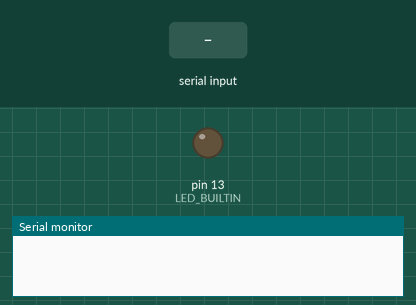
Simulated run of this sketch. Board: Arduino Uno, built with avr-gcc and run on an emulated ATmega328P. On the bench: output pins drawn as LEDs (lit = HIGH), the last lines printed to the serial monitor. The inputs (shaded band) are chosen by the test bench.

Above: at 1.2 s.
1.3 s: "FLASH 150\n" received over Serial
At 2.5 s:
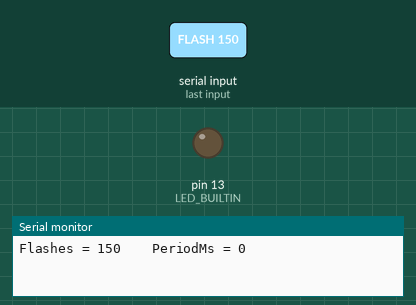
2.8 s: "LED ON\n" received over Serial
At 3.2 s:
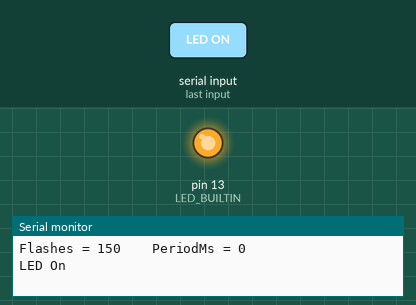
4.3 s: "FLASH 1\n" received over Serial
At 5.6 s:
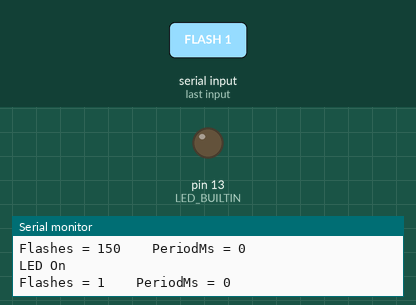
Timing chart, 0 to 7.3 s (numbered marks = the images above; inputs shaded):
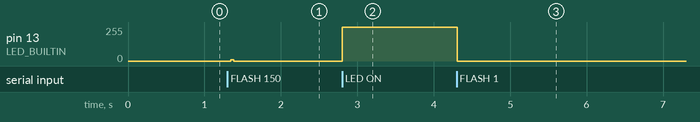

The sketch:

ME345_Exam1.ino
```cpp
String inputString = "";
bool isStringComplete = false;

int flashes = 0;
int period = 0;

void setup() {
  // initialize serial:
  Serial.begin(19200);
  inputString.reserve(200);
  pinMode(LED_BUILTIN, OUTPUT);
}

void loop() {
  if (isStringComplete) {
    inputString.trim();
    //LED ON
    if(inputString.equals("LED ON")) {
      digitalWrite(LED_BUILTIN, HIGH);
      Serial.println("LED On");

    //LED OFF
    } else if(inputString.equals("LED OFF")) {
      digitalWrite(LED_BUILTIN, LOW);
      Serial.println("LED Off");

    //FLASHES PERIOD (ms)
    } else if(inputString.startsWith("FLASH")){
      int input1 = inputString.indexOf(' '); //use indexOf to retrieve input location
      int input2 = inputString.indexOf(' ', input1 + 1);
      flashes = inputString.substring(input1 + 1, input2).toInt(); //and theeen specify substring and convert to int
      period = inputString.substring(input2 + 1).toInt();

      for (int i = 0; i < flashes; i++) {
        digitalWrite(LED_BUILTIN, HIGH);
        delay(period / 2);
        digitalWrite(LED_BUILTIN, LOW);
        delay(period / 2);
      }

    Serial.print("Flashes = ");
    Serial.print(flashes);
    Serial.print("    PeriodMs = ");
    Serial.println(period);
    }

    inputString = "";
    isStringComplete = false;
  }
}

// Serial event only called when there's bites available
void serialEvent() {
  while (Serial.available()) {
    char inChar = (char)Serial.read(); //cast to char (unsigned 8-bit int)
    if (inChar == '\n') {
      isStringComplete = true;
    } else {
      inputString += inChar;
    }
  }
}
```

Measured:
- after the input at 1.3 s, pin 13 (LED_BUILTIN): 0/255 → 8/255 after 0.05 s, → 0/255 0.04 s later
- after the input at 2.8 s, pin 13 (LED_BUILTIN): 0/255 → 255/255 at once
- after the input at 4.3 s, pin 13 (LED_BUILTIN): 255/255 → 0/255 at once
